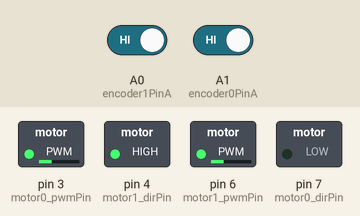
Simulated run of this sketch. Board: Arduino Uno, built with avr-gcc and run on an emulated ATmega328P. Shown: switched loads named in the sketch (green lamp = pin HIGH). The test bench sets the inputs (shaded band); at power-on: A0 (encoder1PinA) HIGH, A1 (encoder0PinA) HIGH. What the sketch prints to the serial monitor is not drawn.

Above: at 0.1 s.
At 1.2 s:
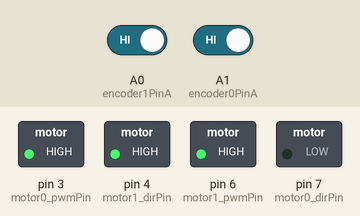
1.3 s: A0 (encoder1PinA) driven LOW
4.3 s: A0 (encoder1PinA) driven HIGH
7.3 s: A1 (encoder0PinA) driven LOW
Timing chart, 0 to 10.3 s (numbered marks = the images above; inputs shaded):
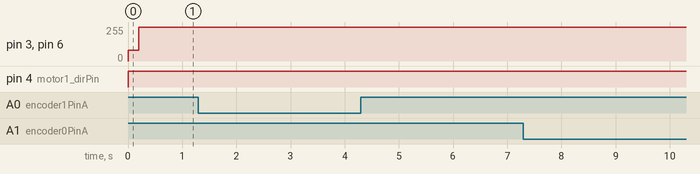

The sketch:

StraightLineDriving.ino
```cpp
/* Script for continuous straight line driving for Minibot
 *  DC Motors:
 *  J6 port, pin 7 (direction), pin 3 (pwm), pin 2 (encoder)
 *  J5 port, pin 4 (direction), pin 6 (pwm), pin A0 (encoder)
 *
 */

#include <elapsedMillis.h>

elapsedMillis timeElapsed;

// Define constants for locomotion
/** Right motor drivers */
int motor0_dirPin = 7; // direction pin, LOW for forward, HIGH for backwards
int motor0_pwmPin = 3; // pwm pin, controls voltage signal for speed
int pwm0 = 80;      // initial pwm value (doesn't really matter)

/** Left motor drivers */
int motor1_dirPin = 4; // direction pin, HIGH for forward, LOW for backwards
int motor1_pwmPin = 6; // pwm pin
int pwm1 = 80;      // initial pwm value

// Encoders regulate two motors to spin at same speed
// For more information, see PID algorithm on ECE documentation
int encoder0PinA = A1; // J6 motor on board
int encoder0Pos = 0; // Motor's angular position read by the encoder
int encoder0PinALast = LOW;

int encoder1PinA = A0; // J5 motor on board
int encoder1Pos = 0;
int encoder1PinALast = LOW;


int setpoint = 600; // turn rate for comparison (degrees/sec) Range: 0-800 (upper bound varies with timeSec value. Speed at pwm=255 is upper bound)
double Integral0 = 0; // accumulated error with motors from desired number of turns
double Integral1 = 0; // accumulated error with motors from desired number of turns
int n = LOW;
int m = LOW;

int encoder0PrevCount = 0;
int lastSpeed0 = 0;
int encoder1PrevCount = 0;
int lastSpeed1 = 0;

double timeSec = 0.2; // update rate of the PID algorithm. Should match the timeElapsed < X in PID()

//PID constants
//P (proportional) is how much to adjust when turn rate is not equal to set rate. Matters most.
double kP = 0.3;
//I (integral) is how much to adjust based on accumulated error
double kI = 0;
//D (derivative) how quickly it deviates from set rate. Adjusts quicker for greater rates
double kD = 0;

void setup() {
  Serial.begin(115200);

// Locomotion
  pinMode (encoder0PinA, INPUT);
  pinMode (motor0_dirPin, OUTPUT);
  pinMode (motor0_pwmPin, OUTPUT);

  pinMode (encoder1PinA, INPUT);
  pinMode (motor1_dirPin, OUTPUT);
  pinMode (motor1_pwmPin, OUTPUT);
}

/** Adjust PWM for PID algorithm */
//add specification for PWM and pins
void adjustPWM() {
  int speedNow0 = calculateSpeed0(); // calculate the current speed for the right motor
  int error0 = setpoint - speedNow0; // calculate the error between the current speed and the set speed
  double dError0 = ((double)speedNow0 - (double)lastSpeed0) / timeSec;
  Integral0 += (double) error0; // update integral of the error

  int speedNow1 = calculateSpeed1(); // calculate the current speed for the left motor
  int error1 = setpoint - speedNow1;
  double dError1 = ((double)speedNow1 - (double)lastSpeed1) / timeSec;
  Integral1 += (double) error1;

  // cap the integral value within 0..255
  if (Integral0 > 255) Integral0 = 255;
  else if (Integral0 < 0) Integral0 = 0;

  if (Integral1 > 255) Integral1 = 255;
  else if (Integral1 < 0) Integral1 = 0;

  // calculate the value for speed adjustments
  int adjust0 = (kP * (double)error0) + kI * Integral0 + kD * dError0;
  int adjust1 = (kP * (double)error1) + kI * Integral1 + kD * dError1;

  // update pwm values
  pwm0 += adjust0;
  pwm1 += adjust1;

  // cap the pwm values within 0..255
  if (pwm0 > 255) pwm0 = 255;
  else if (pwm0 < 0) pwm0 = 0;

  if (pwm1 > 255) pwm1 = 255;
  else if (pwm1 < 0) pwm1 = 0;

  // store the current speeds
  lastSpeed0 = speedNow0;
  lastSpeed1 = speedNow1;
}

/** Return the current rotational speed of right motor with encoder data. */
int calculateSpeed0() {
  int speedDetect = (encoder0Pos - encoder0PrevCount) / timeSec;
  encoder0PrevCount = encoder0Pos;
  return speedDetect;
}


/** Return the current rotational speed of left motor with encoder data. */
int calculateSpeed1() {
  int speedDetect = (encoder1Pos - encoder1PrevCount) / timeSec;
  encoder1PrevCount = encoder1Pos;
  return speedDetect;
}


/** Adjust the speed of motors with the PID algorithm. */
void PID() {

 Serial.println("in PID");
  // Adjust the rotational speeds by the calculated pwm values.
  analogWrite( motor0_pwmPin, pwm0);
  analogWrite( motor1_pwmPin, pwm1);

  // Count the degrees of rotation in 0.2 seconds for each motor.
  timeElapsed = 0;
  while ( timeElapsed < 200 ) {
    Serial.println("in while");
    n = digitalRead(encoder0PinA); // store the current digital signal of the encoder
    if ((encoder0PinALast == LOW) && (n == HIGH)) {
      // a switch from HIGH to LOW of the encoder signal marks rotation in 1 degree.
      encoder0Pos++;
    }
    encoder0PinALast = n; // update the last encoder signal for future comparison

    // same process for left encoder
    m = digitalRead(encoder1PinA);
    if ((encoder1PinALast == LOW) && (m == HIGH)) {
      encoder1Pos++;
    }
    encoder1PinALast = m;
  }
  adjustPWM();
  return;
}


void loop(){
  digitalWrite(motor0_dirPin, LOW);
  digitalWrite(motor1_dirPin, HIGH);
  PID();

}
```
